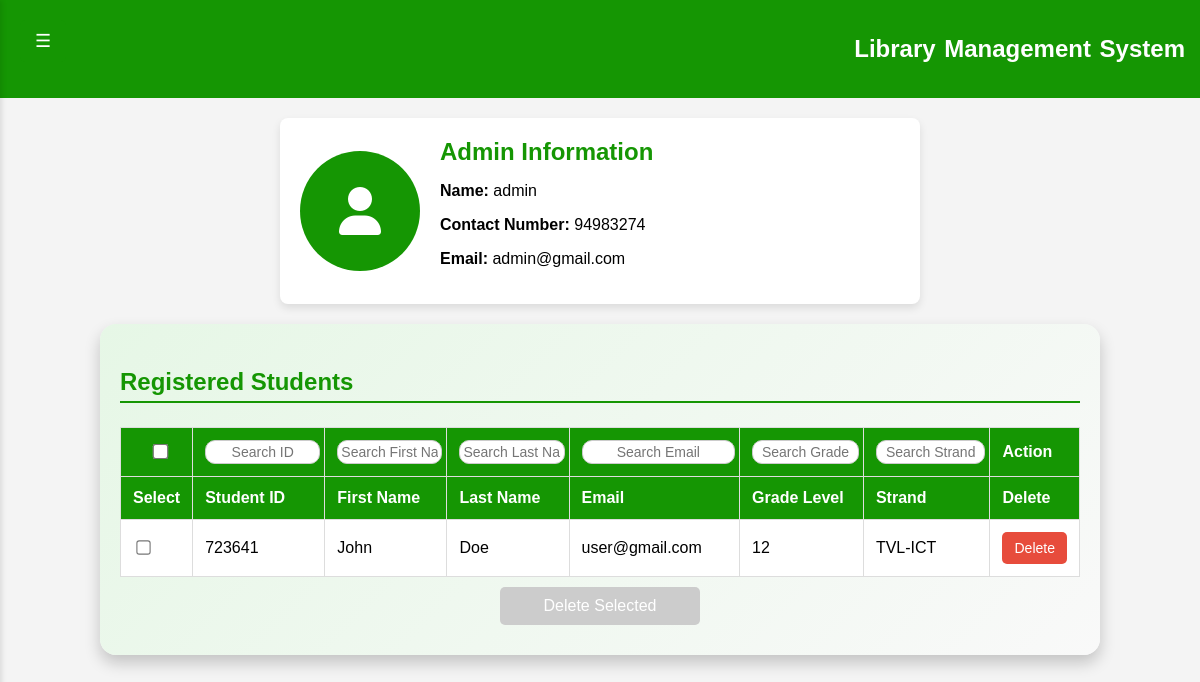
/admin/user.php (signed in), run on the app's committed database.
### tables this page shows
CREATE TABLE `your_students` (
  `id` int(11) NOT NULL,
  `student_id` varchar(20) NOT NULL,
  `firstName` varchar(50) NOT NULL,
  `lastName` varchar(50) NOT NULL,
  `octEmail` varchar(100) NOT NULL,
  `email_password` varchar(255) NOT NULL,
  `grade_level` varchar(10) NOT NULL,
  `strand` varchar(50) NOT NULL
);

### admin/user.php (the view, shortened to what this page needs)
<?php
require_once 'php/db_connection.php';
$admin_id = $_SESSION['admin_id'];
$sql = "SELECT name, contact_number, email_acc FROM admins WHERE admin_id = ?";
$stmt = $conn->prepare($sql);
$stmt->bind_param("i", $admin_id);
$stmt->execute();
$result = $stmt->get_result();
$admin = $result->fetch_assoc();
$sql_students = "SELECT id, student_id, firstName, lastName, octEmail,  grade_level, strand FROM your_students";
$result_students = $conn->query($sql_students);
?>
<!DOCTYPE html>
<html lang="en">
<head>
    <link href="https://cdnjs.cloudflare.com/ajax/libs/font-awesome/6.0.0-beta3/css/all.min.css" rel="stylesheet">
</head>
<body>
<header>
        <div class="header">
            <h2>Library Management System</h2>
        </div>
    </header>
    <button class="toggle-btn" onclick="toggleSidebar()">☰</button>
    <div class="main-content" id="mainContent">
        <div class="profile-section">
            <div class="profile-picture">
                <i class="fas fa-user"></i>
            </div>
            <div class="profile-details">
                <h2>Admin Information</h2>
                <p><strong>Name:</strong> <?= htmlspecialchars($admin['name']) ?></p>
                <p><strong>Contact Number:</strong> <?= htmlspecialchars($admin['contact_number']) ?></p>
                <p><strong>Email:</strong> <?= htmlspecialchars($admin['email_acc']) ?></p>
            </div>
        </div>
    </div>
    <div class="student-section">
    <h3>Registered Students</h3>
    <form action="php/delete_selected_students.php" method="POST" id="deleteForm" onsubmit="return confirm('Are you sure you want to delete selected students?');">
        <table id="studentTable">
            <thead>
                <tr>
                    <th><input type="checkbox" id="selectAll" onclick="toggleSelectAll()"></th>
                    <th><input type="text" onkeyup="filterTable(1)" placeholder="Search ID"></th>
                    <th><input type="text" onkeyup="filterTable(2)" placeholder="Search First Name"></th>
                    <th><input type="text" onkeyup="filterTable(3)" placeholder="Search Last Name"></th>
                    <th><input type="text" onkeyup="filterTable(4)" placeholder="Search Email"></th>
                    <th><input type="text" onkeyup="filterTable(5)" placeholder="Search Grade"></th>
                    <th><input type="text" onkeyup="filterTable(6)" placeholder="Search Strand"></th>
                    <th>Action</th>
                </tr>
                <tr>
                    <th>Select</th>
                    <th>Student ID</th>
                    <th>First Name</th>
                    <th>Last Name</th>
                    <th>Email</th>
                    <th>Grade Level</th>
                    <th>Strand</th>
                    <th>Delete</th>
                </tr>
            </thead>
            <tbody>
                <?php while ($student = $result_students->fetch_assoc()): ?>
                    <tr>
    <td>
        <input type="checkbox" name="selected_students[]" value="<?= $student['id'] ?>" class="student-checkbox">
    </td>
    <td contenteditable="true" data-id="<?= $student['id'] ?>" data-column="student_id"><?= htmlspecialchars($student['student_id']) ?></td>
    <td contenteditable="true" data-id="<?= $student['id'] ?>" data-column="firstName"><?= htmlspecialchars($student['firstName']) ?></td>
    <td contenteditable="true" data-id="<?= $student['id'] ?>" data-column="lastName"><?= htmlspecialchars($student['lastName']) ?></td>
    <td contenteditable="true" data-id="<?= $student['id'] ?>" data-column="octEmail"><?= htmlspecialchars($student['octEmail']) ?></td>
    <td contenteditable="true" data-id="<?= $student['id'] ?>" data-column="grade_level"><?= htmlspecialchars($student['grade_level']) ?></td>
    <td contenteditable="true" data-id="<?= $student['id'] ?>" data-column="strand"><?= htmlspecialchars($student['strand']) ?></td>
    <td>
        <form action="php/delete_student.php" method="POST" onsubmit="return confirm('Are you sure you want to delete this student?');">
            <button type="submit" class="delete-btn">Delete</button>
        </form>
    </td>
</tr>
                <?php endwhile; ?>
            </tbody>
        </table>
        <button type="submit" class="delete-selected-btn" id="deleteSelectedBtn" disabled>Delete Selected</button>
    </form>
</div>
</body>
</html>

### admin/user.php (style rules this page uses)
body { font-family: Arial, sans-serif; margin: 0; padding: 0; background-color: #f4f4f4; display: flex; flex-direction: column; }
header { background-color: #159603; color: white; padding: 10px 15px; }
.header h2 { padding: 5px 0; text-align: right; word-spacing: 2px; }
.main-content { margin-left: 0; padding: 20px; flex: 1; transition: margin-left 0.3s; display: flex; flex-direction: column; gap: 20px; align-items: center; }
.toggle-btn { position: absolute; top: 20px; left: 20px; background-color: #159603; color: white; border: none; padding: 10px 15px; font-size: 18px; cursor: pointer; border-radius: 5px; }
.profile-section { background-color: white; padding: 20px; border-radius: 8px; box-shadow: 0 4px 8px rgba(0, 0, 0, 0.1); display: flex; align-items: center; width: 600px; }
.profile-section .profile-picture { flex-shrink: 0; margin-right: 20px; display: flex; justify-content: center; align-items: center; border-radius: 50%; height: 120px; width: 120px; background-color: #159603; color: white; font-size: 48px; font-weight: bold; }
.profile-section .profile-details h2 { margin: 0 0 10px; color: #159603; }
.student-section { background: linear-gradient(135deg, #e6f7e6, #f9f9f9); padding: 20px; border-radius: 16px; box-shadow: 0 8px 16px rgba(0, 0, 0, 0.2); width: 80%; margin: 0 auto; transition: transform 0.3s, box-shadow 0.3s; }
.student-section h3 { font-size: 24px; color: #159603; border-bottom: 2px solid #159603; padding-bottom: 5px; }
table { width: 100%; border-collapse: collapse; margin-top: 10px; background-color: white; }
th, td { padding: 12px; text-align: left; border: 1px solid #ddd; }
th { background-color: #159603; color: white; }
.delete-btn { background-color: #e74c3c; color: white; border: none; padding: 8px 12px; font-size: 14px; cursor: pointer; border-radius: 5px; transition: background-color 0.3s ease; }
thead input { width: 100%; padding: 3px; border: 1px solid #ccc; border-radius: 10px; text-align: center; font-size: 14px; }
.delete-selected-btn { background-color: #e74c3c; color: white; border: none; padding: 10px 15px; font-size: 16px; cursor: pointer; border-radius: 5px; transition: background-color 0.3s ease; display: block; margin: 10px auto; width: 200px; }
.delete-selected-btn:disabled { background-color: #ccc; cursor: not-allowed; }
#selectAll { cursor: pointer; transform: scale(1.2); }
.student-checkbox { transform: scale(1.1); cursor: pointer; }

### data on the page
your_students: student "723641", firstName "John", lastName "Doe", octEmail "user@gmail.com", grade_level "12", strand "TVL-ICT"

### other printed values
$admin['name'] "admin"
$admin['contact_number'] "94983274"
$admin['email_acc'] "admin@gmail.com"
